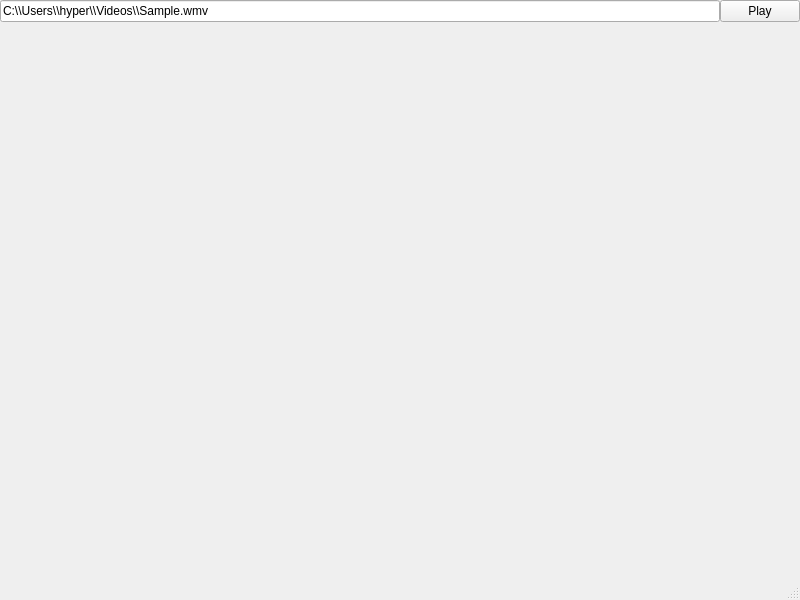
<?xml version="1.0" encoding="UTF-8"?>
<ui version="4.0">
 <class>MainWindow</class>
 <widget class="QMainWindow" name="MainWindow">
  <property name="geometry">
   <rect>
    <x>0</x>
    <y>0</y>
    <width>800</width>
    <height>600</height>
   </rect>
  </property>
  <property name="windowTitle">
   <string>MainWindow</string>
  </property>
  <widget class="QWidget" name="centralwidget">
   <layout class="QGridLayout" name="layoutGWidget">
    <property name="leftMargin">
     <number>0</number>
    </property>
    <property name="topMargin">
     <number>0</number>
    </property>
    <property name="rightMargin">
     <number>0</number>
    </property>
    <property name="bottomMargin">
     <number>0</number>
    </property>
    <property name="spacing">
     <number>0</number>
    </property>
    <item row="0" column="0">
     <widget class="QLineEdit" name="lineUrl">
      <property name="text">
       <string>C:\\Users\\hyper\\Videos\\Sample.wmv</string>
      </property>
     </widget>
    </item>
    <item row="0" column="1">
     <widget class="QPushButton" name="btnPS">
      <property name="text">
       <string>Play</string>
      </property>
     </widget>
    </item>
    <item row="1" column="0" colspan="2">
     <widget class="FFmpegWidget" name="widget" native="true"/>
    </item>
   </layout>
  </widget>
  <widget class="QMenuBar" name="menubar">
   <property name="geometry">
    <rect>
     <x>0</x>
     <y>0</y>
     <width>800</width>
     <height>22</height>
    </rect>
   </property>
  </widget>
  <widget class="QStatusBar" name="statusbar"/>
 </widget>
 <customwidgets>
  <customwidget>
   <class>FFmpegWidget</class>
   <extends>QWidget</extends>
   <header>ffmpegvideo.h</header>
   <container>1</container>
  </customwidget>
 </customwidgets>
 <resources/>
 <connections/>
</ui>
